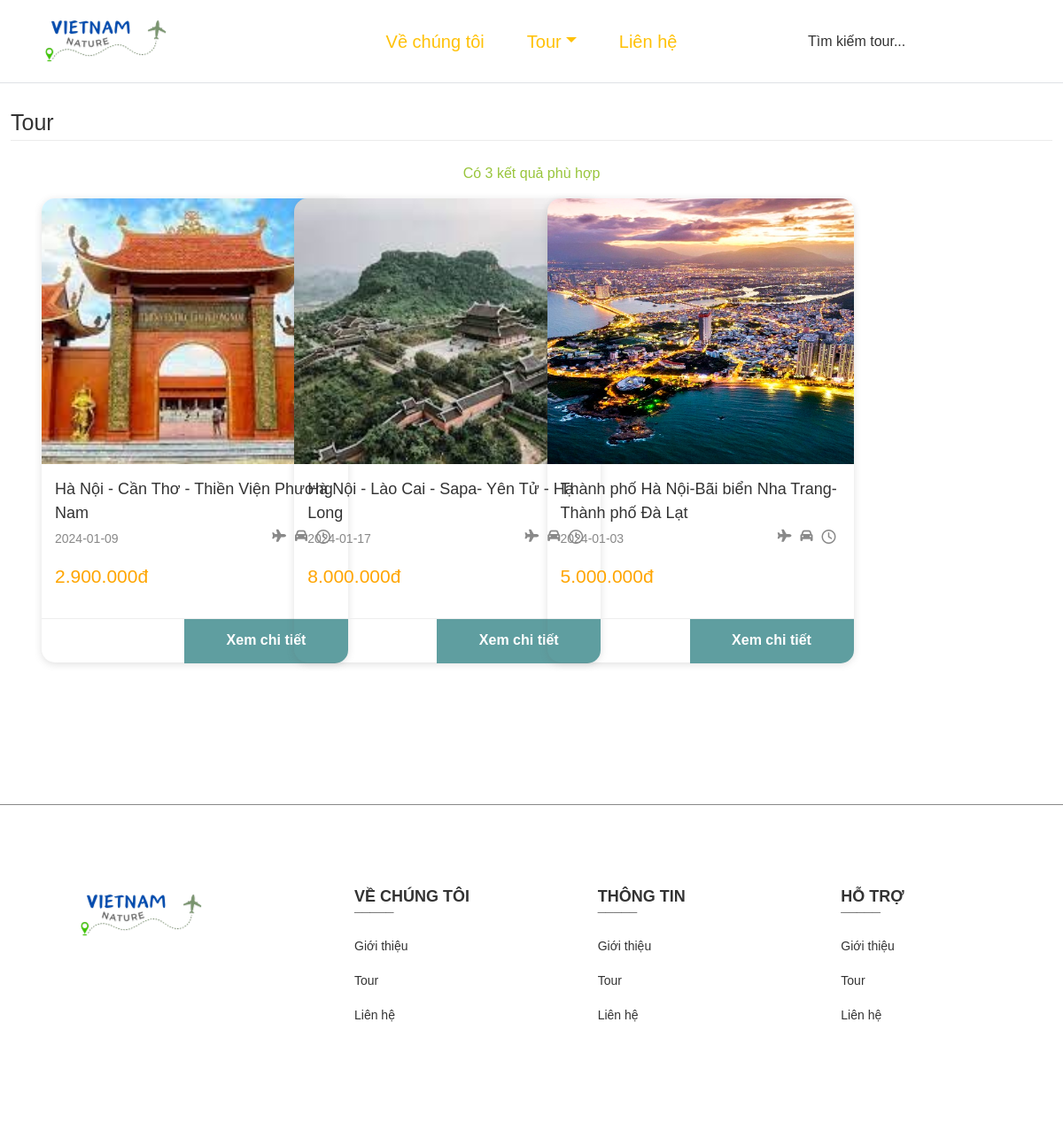
The page /?modules=web&action=search&tendiadiem=Hà Nội (signed in) on the database its author committed.
### tables this page shows
CREATE TABLE `tbtourdulich` (
  `matour` int(6) NOT NULL,
  `tentour` varchar(255) NOT NULL,
  `gia` float NOT NULL,
  `mota` text NOT NULL,
  `ngaybatdau` date NOT NULL,
  `ngayketthuc` date NOT NULL
);

### includes/database.php (called while the page is built, shortened)
<?php
function query($sql, $data = [], $check = false)
{
    global $conn;
    $ketqua = false;
    try {
        $stmt = $conn->prepare($sql);
        if (!empty($data)) {
            $ketqua = $stmt->execute($data);
        } else {
            $ketqua = $stmt->execute();
        }
    } catch (Exception $exception) {
        echo $exception->getMessage();
        die();
    }
    if ($check) {
        return $stmt;
    }
    return $ketqua;
}
function getRaw($sql)
{
    $kq = query($sql, '', true);
    if (is_object($kq)) {
        $dataFetch = $kq->fetchAll(PDO::FETCH_ASSOC);
    }
    return $dataFetch;
}

### templates/layout/headersp.php (the view, shortened to what this page needs)
<!DOCTYPE html>
<html lang="en">
<head>
    <link rel="stylesheet" href="<?php echo _WEB_HOST_TEMPLATES; ?>/css/web-site.css">
    <link rel="stylesheet" href="<?php echo _WEB_HOST_TEMPLATES; ?>/css/dstour.css">
    <link rel="stylesheet" href="<?php echo _WEB_HOST_TEMPLATES; ?>/css/bootstrap.css">
    <link rel="stylesheet" type="text/css" href="https://cdn.jsdelivr.net/npm/slick-carousel@1.8.1/slick/slick.css" />
    <link rel="stylesheet" href="<?php echo _WEB_HOST_TEMPLATES; ?>/css/chitiettour.css">
    <link rel="stylesheet" href="<?php echo _WEB_HOST_TEMPLATES; ?>/css/lienhe.css">
    <link rel="stylesheet" href="https://cdnjs.cloudflare.com/ajax/libs/font-awesome/6.5.1/css/all.min.css">
</head>
<body>
    <header style="background-color: #fff;" class="d-flex flex-wrap align-items-center justify-content-center justify-content-md-between py-3 mb-4 border-bottom">
        <div class="col-md-3 mb-2 mb-md-0">
            <a href="<?php echo _WEB_HOST ?>?modules=web&action=main" class="d-inline-flex link-body-emphasis text-decoration-none">
                <svg class="bi" width="40" height="32" role="img" aria-label="Bootstrap">
                    <img class="img-fluid" src="<?php echo _WEB_HOST_TEMPLATES; ?>/image/logo2.png" alt="">
                </svg>
            </a>
        </div>
        <ul class="nav col-12 col-md-auto mb-2 justify-content-center mb-md-0">
            <li><a href="<?php echo _WEB_HOST; ?>?modules=web&action=gioithieu" class="nav-link px-4 text-warning fs-5 ">Về chúng tôi</a></li>
            <li><a href="#" class="nav-link px-4 text-warning fs-5  dropdown-toggle " role="button" data-bs-toggle="dropdown" aria-expanded="false">Tour</a>
            </li>
            <li><a href="<?php echo _WEB_HOST; ?>?modules=web&action=lienhe" class="nav-link px-4 text-warning fs-5  ">Liên hệ</a></li>
        </ul>
        <div class="col-md-3 text-end">
            <form method="post" action="?modules=web&action=search" class="col-12 col-lg-auto mb-3 mb-lg-0 me-lg-3" role="search">
                <input name="search" style="background: rgba(255, 255, 255, 0.3); color: #333;" type="search" class="custom-placeholder text-warning form-control  border-0 outline-0" placeholder="Tìm kiếm tour...">
            </form>
        </div>
    </header>
</body>
</html>

### modules/web/search.php (shortened to what this page needs)
<?php
$data = [
    'pageTitle' => 'Tour'
];
layouts('headersp', $data);
$filterAll = filter();
$totalSearchCount = 0;
if (isGet()) {
    $keyword = $filterAll["tendiadiem"];
    $listSearch = getRaw("SELECT tbtourdulich.matour, tbtourdulich.tentour, tbtourdulich.gia, tbtourdulich.ngaybatdau, MAX(tbdiadiem.hinhanh) AS hinhanh, MAX(tbdiadiem.tendiadiem) AS tendiadiem
    FROM tbtourdulich
    LEFT JOIN tbhanhtrinhtour ON tbtourdulich.matour = tbhanhtrinhtour.matour
    LEFT JOIN tbdiadiem ON tbhanhtrinhtour.madiadiem = tbdiadiem.madiadiem
    WHERE tbtourdulich.tentour LIKE '%$keyword%'
    GROUP BY tbtourdulich.tentour, tbtourdulich.gia, tbtourdulich.ngaybatdau;");
    $totalSearchCount = count($listSearch);
}
?>
<div class="title-full">
    <div class="container-fluid">
        <h1 class="title-page">
            <a href="?modules=web&action=danhsachtour">Tour</a>
        </h1>
        <p style="color: #99c53c; text-align:center;">Có <?php echo $totalSearchCount; ?> kết quả phù hợp </p>
    </div>
</div>
<div class="container-fluid">
    <div class="list-product">
        <form action="" method="post" class="wrap-full-screen ">
            <?php
            if (!empty($listSearch)) :
                foreach ($listSearch as $item) :
            ?>
            <div class="col-xl-3 col-lg-6 col-sm-6 col-xs-12 ">
                <div class="product-main">
                    <div class="product-thumbnai">
                        <a
                            href="<?php echo _WEB_HOST; ?>/?modules=web&action=chitiettour&matour=<?php echo $item['matour'] ?>"><img
                                src="<?php echo _WEB_HOST_TEMPLATES; ?>/anh/<?php echo $item['hinhanh']; ?>"></a>
                    </div>
                    <div class="product-info">
                        <div class="product-name">
                            <a
                                href="<?php echo _WEB_HOST; ?>/?modules=web&action=chitiettour&matour=<?php echo $item['matour'] ?>">
                                <?php echo $item['tentour'] ?>
                            </a>
                        </div>
                        <div class="product-startdate">
                            <i class="fa-regular fa-clock"></i>
                            <p>
                                <?php echo $item['ngaybatdau'] ?>
                                <i class="fa-solid fa-car "></i>
                                <i class="fa-solid fa-plane"></i>
                            </p>
                        </div>
                        <div class="product-pice">
                            <p><?php echo number_format($item['gia'], 0, ',', '.') ?>đ</p>
                        </div>
                    </div>
                    <div class="btn-chitiet">
                        <a
                            href="<?php echo _WEB_HOST; ?>/?modules=web&action=chitiettour&matour=<?php echo $item['matour'] ?>">Xem
                            chi
                            tiết</a>
                    </div>
                </div>
            </div>
            <?php
                endforeach;
            else :
                echo "Không có kết quả.";
            endif;
            ?>
        </form>
    </div>
</div>

### templates/css/web-site.css (style rules this page uses)
* { margin: 0; padding: 0; box-sizing: border-box; font-family: Arial, sans-serif; }
header { background: rgba(23, 23, 23, 0.3); position: relative; }
.custom-placeholder::placeholder { color: #ffc107 !important; }
.wrap-full-screen { display: flex; flex-wrap: wrap; margin-bottom: 100px; }
.product-name a { font-size: 18px; text-decoration: none; color: #333; }
.product-pice p { font-size: 21px; color: orange; }
.product-thumbnai img { width: 100%; height: 300px; object-fit: cover; bottom: -24px; z-index: 4; border-radius: 15px 15px 0 0; }
.list-product { margin-left: 35px; }
.product-main { width: 346px; border-radius: 15px; margin-bottom: 60px; box-shadow: rgba(99, 99, 99, 0.2) 0px 2px 8px 0px; }
.product-info { padding: 15px; }
.product-startdate i { float: right; margin: 0 5px; color: #898989; }
.btn-chitiet { height: 50px; border-top: 1px solid #eee; }
.btn-chitiet a { height: 50px; border-radius: 0 0 15px 0; float: right; width: 185px; border: none; background-color: cadetblue; color: #fff; font-size: 16px; font-weight: 700; text-align: center; text-decoration: none; padding-top: 12px; }
.product-startdate p { font-size: 14px; color: #898989; margin-top: 5px; }

### templates/css/dstour.css (style rules this page uses)
* { margin: 0; padding: 0; box-sizing: border-box; font-family: Arial, sans-serif; }
.title-page { font-size: 25px; font-weight: 400; margin-bottom: 25px; line-height: 40px; border-bottom: 1px solid #ebebeb; }
.title-page a { color: #333; text-decoration: none; }
.product-main { width: 346px; border-radius: 15px; margin-bottom: 60px; box-shadow: rgba(99, 99, 99, 0.2) 0px 2px 8px 0px; }

### templates/css/chitiettour.css (style rules this page uses)
* { margin: 0; padding: 0; box-sizing: border-box; font-family: Arial, sans-serif; }
.custom-placeholder::placeholder { color: #333 !important; }

### templates/css/lienhe.css (style rules this page uses)
* { margin: 0; padding: 0; box-sizing: border-box; font-family: Arial, sans-serif; }

### rows shown on the page
tbtourdulich: shows a picture, tentour "Hà Nội - Cần Thơ - Thiền Viện Phương Nam", ngaybatdau "2024-01-09", gia "2.900.000"
tbtourdulich: shows a picture, tentour "Hà Nội - Lào Cai - Sapa- Yên Tử - Hạ Long", ngaybatdau "2024-01-17", gia "8.000.000"
tbtourdulich: shows a picture, tentour "Thành phố Hà Nội-Bãi biển Nha Trang- Thành phố Đà Lạt", ngaybatdau "2024-01-03", gia "5.000.000"

### other values the page prints
$totalSearchCount "3"
